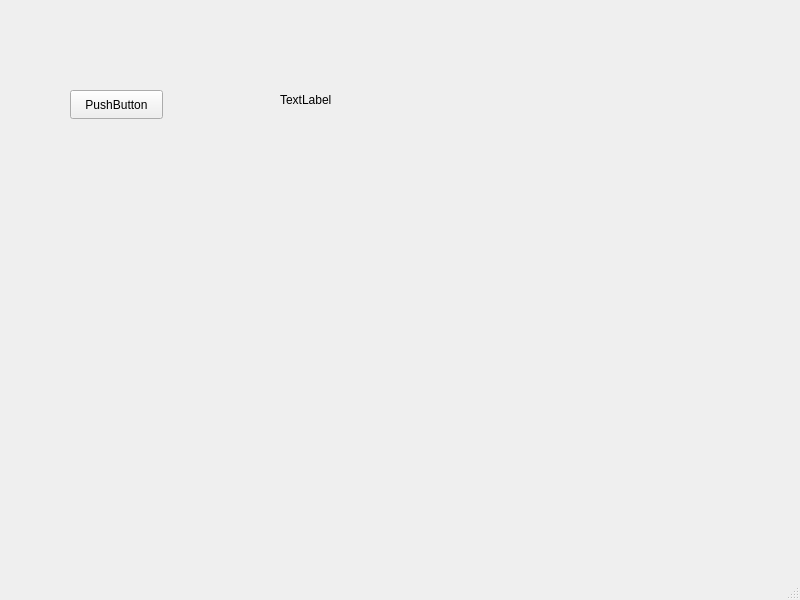
<?xml version="1.0" encoding="UTF-8"?>
<ui version="4.0">
 <class>MainWindow</class>
 <widget class="QMainWindow" name="MainWindow">
  <property name="geometry">
   <rect>
    <x>0</x>
    <y>0</y>
    <width>800</width>
    <height>600</height>
   </rect>
  </property>
  <property name="windowTitle">
   <string>MainWindow</string>
  </property>
  <widget class="QWidget" name="centralwidget">
   <widget class="QPushButton" name="pushButton">
    <property name="geometry">
     <rect>
      <x>70</x>
      <y>90</y>
      <width>93</width>
      <height>29</height>
     </rect>
    </property>
    <property name="text">
     <string>PushButton</string>
    </property>
   </widget>
   <widget class="QLabel" name="label">
    <property name="geometry">
     <rect>
      <x>280</x>
      <y>90</y>
      <width>251</width>
      <height>20</height>
     </rect>
    </property>
    <property name="text">
     <string>TextLabel</string>
    </property>
   </widget>
  </widget>
  <widget class="QMenuBar" name="menubar">
   <property name="geometry">
    <rect>
     <x>0</x>
     <y>0</y>
     <width>800</width>
     <height>26</height>
    </rect>
   </property>
  </widget>
  <widget class="QStatusBar" name="statusbar"/>
 </widget>
 <resources/>
 <connections/>
</ui>
